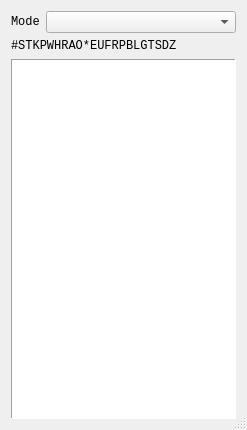
<?xml version="1.0" encoding="UTF-8"?>
<ui version="4.0">
 <class>PaperTape</class>
 <widget class="QDialog" name="PaperTape">
  <property name="geometry">
   <rect>
    <x>0</x>
    <y>0</y>
    <width>247</width>
    <height>430</height>
   </rect>
  </property>
  <property name="font">
   <font>
    <family>Monospace</family>
   </font>
  </property>
  <property name="windowTitle">
   <string>Plover: Paper Tape</string>
  </property>
  <property name="sizeGripEnabled">
   <bool>true</bool>
  </property>
  <layout class="QVBoxLayout" name="verticalLayout">
   <item>
    <layout class="QFormLayout" name="formLayout">
     <item row="0" column="0">
      <widget class="QLabel" name="label">
       <property name="text">
        <string>Mode</string>
       </property>
      </widget>
     </item>
     <item row="0" column="1">
      <widget class="QComboBox" name="styles">
       <property name="sizePolicy">
        <sizepolicy hsizetype="Expanding" vsizetype="Fixed">
         <horstretch>0</horstretch>
         <verstretch>0</verstretch>
        </sizepolicy>
       </property>
      </widget>
     </item>
    </layout>
   </item>
   <item>
    <widget class="QLabel" name="header">
     <property name="sizePolicy">
      <sizepolicy hsizetype="Expanding" vsizetype="Preferred">
       <horstretch>0</horstretch>
       <verstretch>0</verstretch>
      </sizepolicy>
     </property>
     <property name="text">
      <string>#STKPWHRAO*EUFRPBLGTSDZ</string>
     </property>
    </widget>
   </item>
   <item>
    <widget class="QPlainTextEdit" name="tape">
     <property name="frameShape">
      <enum>QFrame::Panel</enum>
     </property>
     <property name="undoRedoEnabled">
      <bool>false</bool>
     </property>
     <property name="lineWrapMode">
      <enum>QPlainTextEdit::NoWrap</enum>
     </property>
     <property name="readOnly">
      <bool>true</bool>
     </property>
    </widget>
   </item>
  </layout>
  <action name="action_Clear">
   <property name="icon">
    <iconset resource="resources/resources.qrc">
     <normaloff>:/trash.svg</normaloff>:/trash.svg</iconset>
   </property>
   <property name="text">
    <string>&amp;Clear</string>
   </property>
   <property name="toolTip">
    <string>Clear paper tape</string>
   </property>
   <property name="shortcut">
    <string>Ctrl+L</string>
   </property>
  </action>
  <action name="action_Save">
   <property name="icon">
    <iconset resource="resources/resources.qrc">
     <normaloff>:/save.svg</normaloff>:/save.svg</iconset>
   </property>
   <property name="text">
    <string>&amp;Save</string>
   </property>
   <property name="toolTip">
    <string>Save paper tape to file</string>
   </property>
   <property name="shortcut">
    <string>Ctrl+S</string>
   </property>
  </action>
  <action name="action_ToggleOnTop">
   <property name="checkable">
    <bool>true</bool>
   </property>
   <property name="icon">
    <iconset resource="resources/resources.qrc">
     <normaloff>:/pin.svg</normaloff>:/pin.svg</iconset>
   </property>
   <property name="text">
    <string>&amp;Toggle &quot;always on top&quot;</string>
   </property>
   <property name="toolTip">
    <string>Toggle &quot;always on top&quot;</string>
   </property>
   <property name="shortcut">
    <string>Ctrl+T</string>
   </property>
  </action>
  <action name="action_SelectFont">
   <property name="icon">
    <iconset resource="resources/resources.qrc">
     <normaloff>:/font_selector.svg</normaloff>:/font_selector.svg</iconset>
   </property>
   <property name="text">
    <string>Select &amp;font</string>
   </property>
   <property name="toolTip">
    <string>Open font selection dialog</string>
   </property>
  </action>
 </widget>
 <resources>
  <include location="resources/resources.qrc"/>
 </resources>
 <connections>
  <connection>
   <sender>styles</sender>
   <signal>activated(QString)</signal>
   <receiver>PaperTape</receiver>
   <slot>on_style_changed()</slot>
   <hints>
    <hint type="sourcelabel">
     <x>199</x>
     <y>21</y>
    </hint>
    <hint type="destinationlabel">
     <x>199</x>
     <y>149</y>
    </hint>
   </hints>
  </connection>
  <connection>
   <sender>action_Clear</sender>
   <signal>triggered()</signal>
   <receiver>PaperTape</receiver>
   <slot>on_clear()</slot>
   <hints>
    <hint type="sourcelabel">
     <x>-1</x>
     <y>-1</y>
    </hint>
    <hint type="destinationlabel">
     <x>199</x>
     <y>149</y>
    </hint>
   </hints>
  </connection>
  <connection>
   <sender>action_Save</sender>
   <signal>triggered()</signal>
   <receiver>PaperTape</receiver>
   <slot>on_save()</slot>
   <hints>
    <hint type="sourcelabel">
     <x>-1</x>
     <y>-1</y>
    </hint>
    <hint type="destinationlabel">
     <x>199</x>
     <y>149</y>
    </hint>
   </hints>
  </connection>
  <connection>
   <sender>action_ToggleOnTop</sender>
   <signal>triggered(bool)</signal>
   <receiver>PaperTape</receiver>
   <slot>on_toggle_ontop(bool)</slot>
   <hints>
    <hint type="sourcelabel">
     <x>-1</x>
     <y>-1</y>
    </hint>
    <hint type="destinationlabel">
     <x>123</x>
     <y>214</y>
    </hint>
   </hints>
  </connection>
  <connection>
   <sender>action_SelectFont</sender>
   <signal>triggered()</signal>
   <receiver>PaperTape</receiver>
   <slot>on_select_font()</slot>
   <hints>
    <hint type="sourcelabel">
     <x>-1</x>
     <y>-1</y>
    </hint>
    <hint type="destinationlabel">
     <x>123</x>
     <y>214</y>
    </hint>
   </hints>
  </connection>
 </connections>
 <slots>
  <slot>on_save()</slot>
  <slot>on_clear()</slot>
  <slot>on_style_changed()</slot>
  <slot>on_toggle_ontop(bool)</slot>
  <slot>on_select_font()</slot>
 </slots>
</ui>
